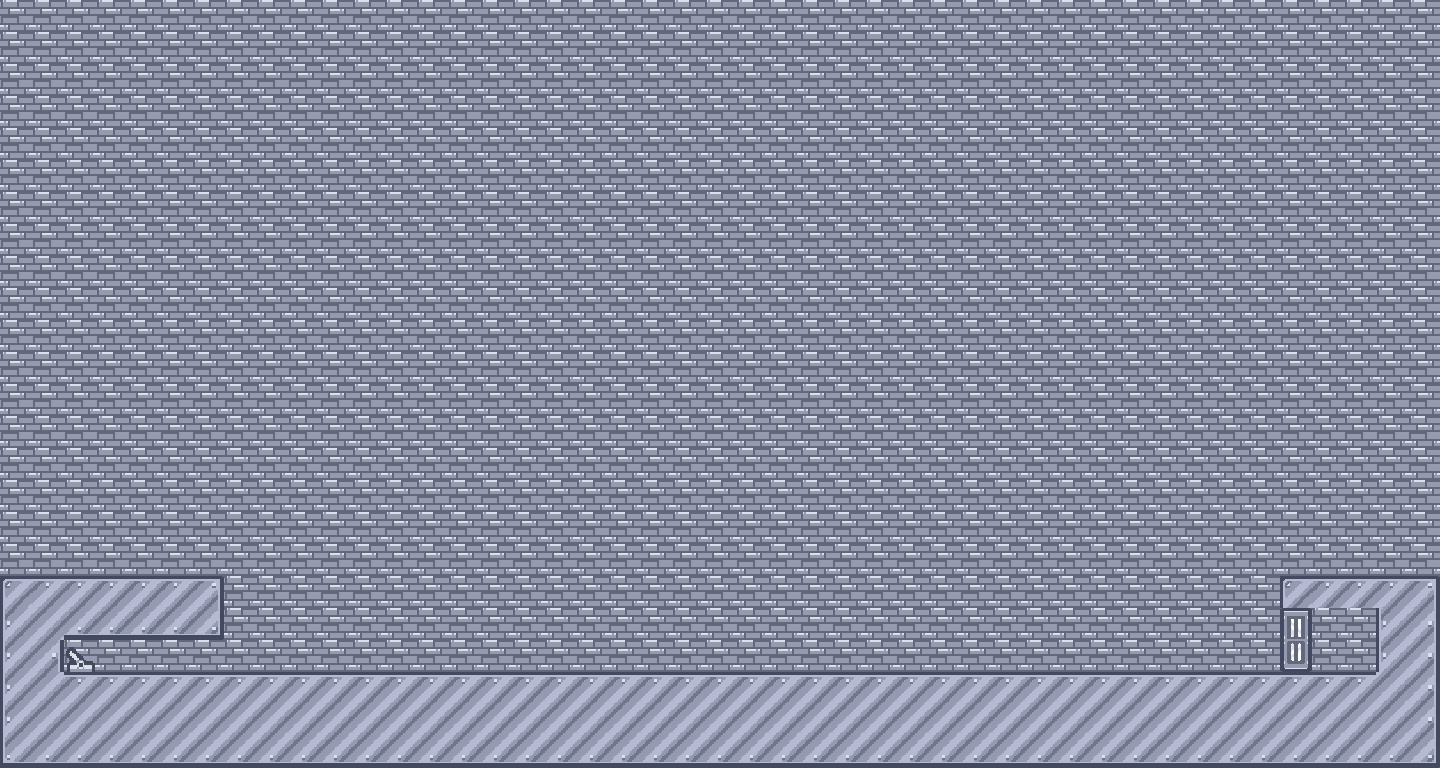

A 2D game scene composited from a Tiled map and its tileset images. What follows is a short description and the map's XML, with each tile layer's data collapsed to a summary:
An orthogonal 45x24 tile map with 32x32 px tiles, 3 tile layers (BG, Piso, Doors) and 8 objects.

<map version="1.10" tiledversion="1.11.2" orientation="orthogonal" renderorder="right-down" width="45" height="24" tilewidth="32" tileheight="32" infinite="0" nextlayerid="7" nextobjectid="10">
 <tileset firstgid="1" source="Tileset.tsx" />
 <layer id="1" name="BG" width="45" height="24">
  <data>[1080 cells, 1080 non-empty, 1 distinct tile ids]</data>
 </layer>
 <layer id="2" name="Piso" width="45" height="24">
  <data>[1080 cells, 161 non-empty, 10 distinct tile ids]</data>
 </layer>
 <layer id="5" name="Doors" width="45" height="24">
  <data>[1080 cells, 3 non-empty, 3 distinct tile ids]</data>
 </layer>
 <objectgroup id="3" name="Coll">
  <object id="3" x="0" y="672" width="864" height="96" />
  <object id="4" x="864" y="672" width="576" height="96" />
  <object id="5" x="1376" y="576" width="64" height="96" />
  <object id="6" x="1280" y="576" width="96" height="32" />
  <object id="7" x="0" y="576" width="224" height="64" />
  <object id="8" x="0" y="640" width="64" height="32" />
 </objectgroup>
 <objectgroup id="6" name="DoorsColl">
  <properties>
   <property name="id" value="puerta1" />
   <property name="type" value="puerta" />
  </properties>
  <object id="2" x="1280" y="608" width="32" height="64">
   <properties>
    <property name="id" value="puerta1" />
    <property name="type" value="puerta" />
   </properties>
  </object>
 </objectgroup>
 <objectgroup id="4" name="Interactuables">
  <object id="1" x="64" y="640" width="32" height="32">
   <properties>
    <property name="target" value="puerta1" />
    <property name="type" value="palanca" />
   </properties>
  </object>
 </objectgroup>
</map>